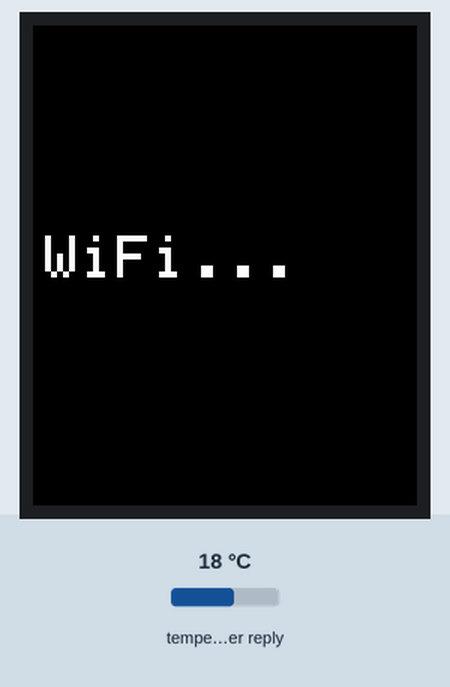
This sketch was run on a simulated ESP8266 (NodeMCU). Parts: 128×160 colour display. The test bench sets the inputs (shaded band); at power-on: temperature in the weather reply 18 °C. WiFi joins after 1.5 s; servers stay silent unless stated; the local clock reads 2024-03-15 10:24:30 at power-on unless the sketch sets it; web services answer with replies made up by the test bench; what the sketch prints to the serial monitor is not drawn.

Above: at 0.3 s.
At 2.1 s:
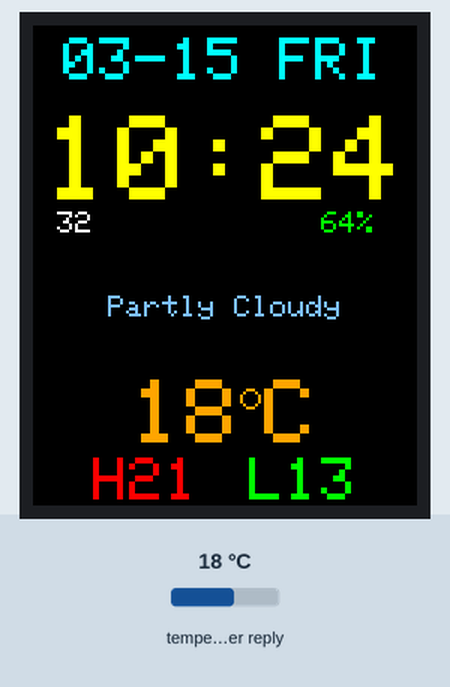
At 14.2 s:
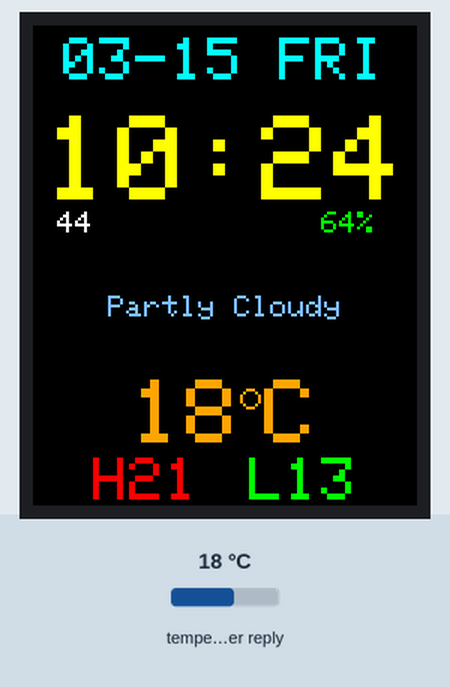
At 19.2 s:
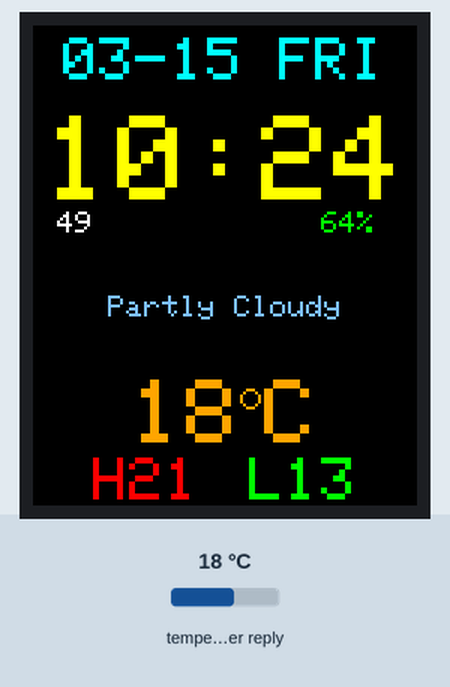
At 27.3 s:
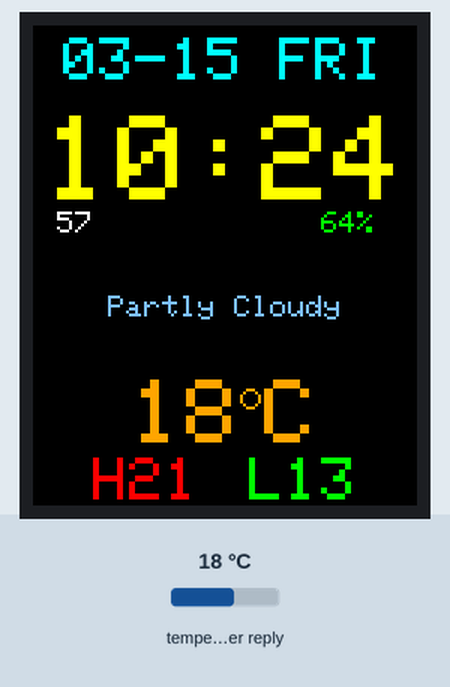
At 38.4 s:
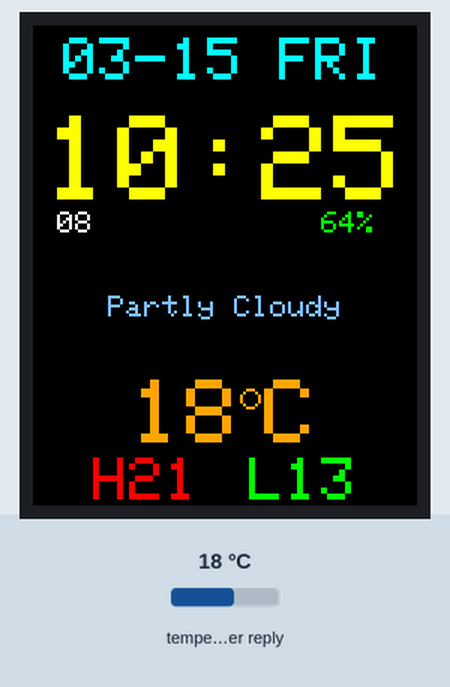

Measured:
- what the display in image 0 shows lasts 1.5 s, from 0.3 s to 1.8 s
- what the display in image 2 shows lasts 1.0 s, from 14.1 s to 15.1 s

The sketch:

ESP8266_LCD_Weather.ino
```cpp
/*
 * ESP8266_LCD_Weather —— ST7735S 1.8" 屏幕 天气时钟
 *
 * 功能:
 *   1. SmartConfig 配网：手机 Esptouch App 一键配网（WiFi 信息自动保存，下次直连）
 *   2. NTP 网络对时：显示 日期 / 星期 / 时间
 *   3. 天气获取：Open-Meteo（免费免 key，响应 ~700B，一次请求拿全）
 *      当前温度 / 湿度 / 天气描述 / 当日最高(红)·最低(绿)
 *   4. ST7735S 128x160 屏幕显示，局部刷新不闪烁，彩色界面
 *
 * 接线 (NodeMCU / ESP-12E):
 *   TFT VCC   -> 3V3            TFT GND -> GND
 *   TFT SCL   -> D5 (GPIO14)    TFT SDA -> D7 (GPIO13)
 *   TFT CS    -> D8 (GPIO15)    TFT DC  -> D1 (GPIO5)
 *   TFT RST   -> D2 (GPIO4)     TFT BL  -> 3V3 (常亮)
 *
 * 城市坐标: 下方 LAT/LON 填你所在城市经纬度（百度搜"城市名 经纬度"）。
 *           默认合肥 (31.82, 117.28)。
 *
 * 屏幕偏色/边缘彩带: 把下方 initR 参数依次换
 *   INITR_18GREENTAB / INITR_18REDTAB / INITR_GREENTAB / INITR_REDTAB / INITR_BLACKTAB
 */

#include <ESP8266WiFi.h>
#include <ESP8266HTTPClient.h>
#include <Adafruit_GFX.h>
#include <Adafruit_ST7735.h>
#include <ArduinoJson.h>
#include <time.h>

// ================= 屏幕引脚 (ST7735S 1.8" 128x160) =================
#define TFT_CS   15    // D8
#define TFT_DC   5     // D1
#define TFT_RST  4     // D2
#define TFT_MOSI 13    // D7
#define TFT_SCLK 14    // D5
Adafruit_ST7735 tft = Adafruit_ST7735(TFT_CS, TFT_DC, TFT_MOSI, TFT_SCLK, TFT_RST);

// ================= 颜色 (RGB565) =================
#define TFT_BLACK   0x0000
#define TFT_WHITE   0xFFFF
#define TFT_RED     0xF800
#define TFT_GREEN   0x07E0
#define TFT_CYAN    0x07FF
#define TFT_YELLOW  0xFFE0
#define TFT_ORANGE  0xFD20
#define TFT_SKY     0x7DFF   // 天蓝

// ================= 可配置项 =================
const float LAT = 31.82;                 // 纬度（默认合肥；改成你所在城市）
const float LON = 117.28;                // 经度（默认合肥）
const int   TIMEZONE = 8;                // 时区（北京时间 UTC+8）
const unsigned int WEATHER_INTERVAL = 600;    // 天气刷新间隔(秒)
const char* NTP_SERVER1 = "ntp.aliyun.com";
const char* NTP_SERVER2 = "pool.ntp.org";

// ================= 数据缓存 =================
char weatherDesc[24] = "--";    // 天气描述
char weatherTemp[8]  = "--";    // 当前温度, 如 "31"
char weatherHum[8]   = "--";    // 湿度, 如 "62%"
char weatherMax[8]   = "--";    // 当日最高
char weatherMin[8]   = "--";    // 当日最低

// ================= 显示状态（局部刷新） =================
int  lastDateKey = -1;
int  lastH = -1, lastM = -1, lastS = -1;
char lastDesc[24] = "", lastTemp[8] = "", lastHum[8] = "";
char lastMax[8] = "", lastMin[8] = "";

// 浮点取整
int iround(float v) { return (int)(v >= 0 ? v + 0.5f : v - 0.5f); }

// ================= WMO 天气码 -> 文本 =================
const char* weatherText(int code) {
  switch (code) {
    case 0:  return "Clear Sky";
    case 1: case 2: case 3:            return "Partly Cloudy";
    case 45: case 48:                  return "Fog";
    case 51: case 53: case 55:         return "Drizzle";
    case 56: case 57:                  return "Freezing Drizzle";
    case 61: case 63: case 65:         return "Rain";
    case 66: case 67:                  return "Freezing Rain";
    case 71: case 73: case 75:         return "Snow";
    case 77:                           return "Snow Grains";
    case 80: case 81: case 82:         return "Showers";
    case 85: case 86:                  return "Snow Showers";
    case 95:                           return "Thunderstorm";
    case 96: case 99:                  return "Storm & Hail";
    default: return "--";
  }
}

// ================= 显示工具 =================
void centerText(const char* s, int y, uint8_t size, uint16_t color) {
  int16_t x1, y1;
  uint16_t w, h;
  tft.setTextSize(size);
  tft.setTextColor(color);
  tft.getTextBounds(s, 0, 0, &x1, &y1, &w, &h);
  tft.setCursor((128 - w) / 2, y);
  tft.print(s);
}

void showMsg(const char* msg) {
  tft.fillScreen(TFT_BLACK);
  tft.setCursor(4, 70);
  tft.setTextSize(2);
  tft.setTextColor(TFT_WHITE);
  tft.print(msg);
}

// 按单词折行显示
void drawWrap(const char* s, int y, uint8_t size, int maxChars, uint16_t color) {
  String line = "", rest = s;
  int ypos = y;
  while (rest.length() > 0 && ypos < 160) {
    int sp = rest.indexOf(' ');
    String word = (sp >= 0) ? rest.substring(0, sp) : rest;
    if (line.length() > 0 && line.length() + 1 + word.length() > maxChars) {
      centerText(line.c_str(), ypos, size, color);
      ypos += 7 * size + 2;
      line = word;
    } else {
      if (line.length() > 0) line += " ";
      line += word;
    }
    rest = (sp >= 0) ? rest.substring(sp + 1) : "";
  }
  if (line.length() > 0) centerText(line.c_str(), ypos, size, color);
}

// ================= 天气获取 (Open-Meteo, 小 JSON 直接解析) =================
bool fetchWeather() {
  String url = "http://api.open-meteo.com/v1/forecast?latitude="
             + String(LAT, 2) + "&longitude=" + String(LON, 2)
             + "&current=temperature_2m,relative_humidity_2m,weather_code"
             + "&daily=temperature_2m_max,temperature_2m_min"
             + "&timezone=Asia%2FShanghai";

  WiFiClient wclient;
  HTTPClient http;
  http.setTimeout(10000);
  if (!http.begin(wclient, url)) return false;   // 3.1.x 要求 begin(WiFiClient, url)
  int code = http.GET();
  if (code != 200) { http.end(); return false; }
  String body = http.getString();
  http.end();
  if (body.length() < 50) return false;

  JsonDocument doc;                              // v7 自动管理内存，无需容量参数
  if (deserializeJson(doc, body)) return false;

  float t    = doc["current"]["temperature_2m"] | 0.0f;
  int   h    = doc["current"]["relative_humidity_2m"] | 0;
  int   wc   = doc["current"]["weather_code"] | -1;
  float tmax = doc["daily"]["temperature_2m_max"][0] | 0.0f;
  float tmin = doc["daily"]["temperature_2m_min"][0] | 0.0f;

  snprintf(weatherTemp, sizeof(weatherTemp), "%d", iround(t));
  snprintf(weatherHum,  sizeof(weatherHum),  "%d%%", h);
  snprintf(weatherMax,  sizeof(weatherMax),  "%d", iround(tmax));
  snprintf(weatherMin,  sizeof(weatherMin),  "%d", iround(tmin));
  strncpy(weatherDesc, weatherText(wc), sizeof(weatherDesc) - 1);
  weatherDesc[sizeof(weatherDesc) - 1] = 0;
  return true;
}

// ================= 当前温度显示（自绘 ° 符号） =================
void drawTempDeg(const char* tempStr, int y) {
  int n = strlen(tempStr);
  int wText = n * 18;                 // size3: 每字符 6*3=18px
  int degR = 3;                       // ° 圆半径
  int totalW = wText + (degR * 2 + 2) + 18;
  int x = (128 - totalW) / 2;

  tft.setTextSize(3);
  tft.setTextColor(TFT_ORANGE);
  tft.setCursor(x, y);
  tft.print(tempStr);
  x += wText;

  // 自绘 ° 小圆（内置字体无 ° 字符）
  tft.drawCircle(x + degR, y + 6, degR, TFT_ORANGE);
  x += degR * 2 + 2;

  tft.setCursor(x, y);
  tft.print("C");
}

// ================= 最高温(红)/最低温(绿) =================
void drawHilo(const char* tmax, const char* tmin, int y) {
  char sMax[8], sMin[8];
  snprintf(sMax, sizeof(sMax), "H%s", tmax);
  snprintf(sMin, sizeof(sMin), "L%s", tmin);
  int gap = 16;
  int wMax = strlen(sMax) * 12;   // size2: 每字符 6*2=12px
  int wMin = strlen(sMin) * 12;
  int x0 = (128 - (wMax + gap + wMin)) / 2;

  tft.setTextSize(2);
  tft.setCursor(x0, y);
  tft.setTextColor(TFT_RED);
  tft.print(sMax);
  tft.setCursor(x0 + wMax + gap, y);
  tft.setTextColor(TFT_GREEN);
  tft.print(sMin);
}

// ================= 主界面（局部刷新 + 彩色） =================
void drawDisplay(struct tm* t) {
  static const char* wd[] = {"SUN","MON","TUE","WED","THU","FRI","SAT"};
  char buf[24];
  int dateKey = (t->tm_mon + 1) * 100 + t->tm_mday;

  // ---- 日期+星期（青色）：跨天或首次 ----
  if (dateKey != lastDateKey) {
    lastDateKey = dateKey;
    tft.fillRect(0, 0, 128, 20, TFT_BLACK);
    snprintf(buf, sizeof(buf), "%02d-%02d %s", t->tm_mon + 1, t->tm_mday, wd[t->tm_wday]);
    centerText(buf, 4, 2, TFT_CYAN);
  }

  // ---- 时间（黄色大字）：变化时 ----
  if (t->tm_hour != lastH || t->tm_min != lastM) {
    lastH = t->tm_hour; lastM = t->tm_min;
    tft.fillRect(0, 22, 128, 36, TFT_BLACK);
    snprintf(buf, sizeof(buf), "%02d:%02d", t->tm_hour, t->tm_min);
    centerText(buf, 30, 4, TFT_YELLOW);
  }

  // ---- 秒(白) + 湿度(绿)：每秒或湿度变化 ----
  if (t->tm_sec != lastS || strcmp(weatherHum, lastHum) != 0) {
    lastS = t->tm_sec;
    strncpy(lastHum, weatherHum, sizeof(lastHum) - 1);
    lastHum[sizeof(lastHum) - 1] = 0;
    tft.fillRect(0, 58, 128, 18, TFT_BLACK);
    snprintf(buf, sizeof(buf), "%02d", t->tm_sec);
    tft.setTextSize(1);
    tft.setTextColor(TFT_WHITE);
    tft.setCursor(8, 62);
    tft.print(buf);
    tft.setTextColor(TFT_GREEN);
    tft.setCursor(96, 62);
    tft.print(weatherHum);
  }

  // ---- 天气描述（天蓝色）：内容变化时 ----
  if (strcmp(weatherDesc, lastDesc) != 0) {
    strncpy(lastDesc, weatherDesc, sizeof(lastDesc) - 1);
    lastDesc[sizeof(lastDesc) - 1] = 0;
    tft.fillRect(0, 76, 128, 36, TFT_BLACK);
    drawWrap(weatherDesc, 90, 1, 21, TFT_SKY);
  }

  // ---- 当前温度（橙色大字 + °C）：内容变化时 ----
  if (strcmp(weatherTemp, lastTemp) != 0) {
    strncpy(lastTemp, weatherTemp, sizeof(lastTemp) - 1);
    lastTemp[sizeof(lastTemp) - 1] = 0;
    tft.fillRect(0, 112, 128, 30, TFT_BLACK);
    drawTempDeg(weatherTemp, 118);
  }

  // ---- 当日最高(红)/最低(绿)：内容变化时 ----
  if (strcmp(weatherMax, lastMax) != 0 || strcmp(weatherMin, lastMin) != 0) {
    strncpy(lastMax, weatherMax, sizeof(lastMax) - 1);
    lastMax[sizeof(lastMax) - 1] = 0;
    strncpy(lastMin, weatherMin, sizeof(lastMin) - 1);
    lastMin[sizeof(lastMin) - 1] = 0;
    tft.fillRect(0, 142, 128, 18, TFT_BLACK);
    drawHilo(weatherMax, weatherMin, 144);
  }
}

// ================= 主程序 =================
void setup() {
  Serial.begin(115200);
  delay(100);

  // ST7735S 1.8": 偏色/边缘彩带就换 INITR_18REDTAB / GREENTAB / REDTAB / BLACKTAB
  tft.initR(INITR_18GREENTAB);
  tft.setRotation(0);          // 竖屏 128x160
  tft.fillScreen(TFT_BLACK);
  tft.setTextColor(TFT_WHITE);
  tft.setTextWrap(false);

  // ---- 配网：已保存 WiFi 优先，否则 SmartConfig ----
  WiFi.mode(WIFI_STA);
  WiFi.setAutoReconnect(true);
  WiFi.persistent(true);

  showMsg("WiFi...");
  WiFi.begin();                       // 尝试已保存的网络
  unsigned long w0 = millis();
  while (WiFi.status() != WL_CONNECTED && millis() - w0 < 8000) delay(300);

  if (WiFi.status() != WL_CONNECTED) {
    // 进入 SmartConfig，等待手机配网
    showMsg("SmartConfig");
    tft.println("Esptouch App");
    Serial.println("Waiting SmartConfig...");
    WiFi.beginSmartConfig();
    unsigned long sc0 = millis();
    while (!(WiFi.smartConfigDone() && WiFi.status() == WL_CONNECTED)) {
      if (millis() - sc0 > 120000) {   // 120 秒超时自动重启，重新进入配网
        ESP.restart();
      }
      delay(200);
    }
    while (WiFi.status() != WL_CONNECTED) delay(200);
  }

  Serial.print("Connected, IP: ");
  Serial.println(WiFi.localIP());

  // ---- NTP 对时 ----
  showMsg("Syncing...");
  configTime(TIMEZONE * 3600, 0, NTP_SERVER1, NTP_SERVER2);
  unsigned long n0 = millis();
  while (time(nullptr) < 1600000000 && millis() - n0 < 15000) delay(300);
  Serial.println("NTP synced");

  // ---- 首次获取天气 ----
  if (fetchWeather()) Serial.println("Weather OK");
}

void loop() {
  static unsigned long lastWeather = 0;
  static unsigned long lastTick = 0;

  // 断线重连（含提示）
  if (WiFi.status() != WL_CONNECTED) {
    showMsg("Reconnect...");
    WiFi.reconnect();
    delay(3000);
    return;
  }

  // 定时刷新天气
  if (millis() - lastWeather > WEATHER_INTERVAL * 1000UL) {
    lastWeather = millis();
    fetchWeather();
  }

  // 每秒刷新界面（局部刷新，不整屏清空）
  time_t now = time(nullptr);
  if (now > 1600000000 && millis() - lastTick >= 1000) {
    lastTick = millis();
    drawDisplay(localtime(&now));
  }

  delay(50);
}
```
